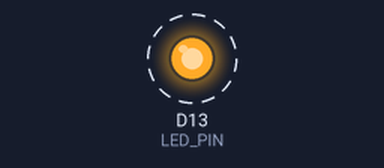
A program run on a simulated Adafruit Feather M0. Parts: output pins drawn as LEDs (lit = HIGH). Dashed ring = blinking. What the program prints to the serial monitor is not drawn.

Above: at 0.2 s.
Timing chart, 0 to 3.0 s (numbered marks = the images above):
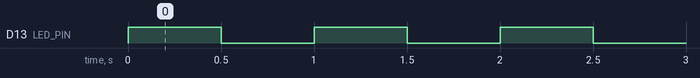

Measured:
- by itself, D13 (LED_PIN): alternates HIGH for 0.50 s and LOW for 0.50 s

The program:

main.cpp
```cpp
// ████████╗███████╗███████╗████████╗    ██████╗ ██████╗  ██████╗      ██╗███████╗ ██████╗████████╗
// ╚══██╔══╝██╔════╝██╔════╝╚══██╔══╝    ██╔══██╗██╔══██╗██╔═══██╗     ██║██╔════╝██╔════╝╚══██╔══╝
//    ██║   █████╗  ███████╗   ██║       ██████╔╝██████╔╝██║   ██║     ██║█████╗  ██║        ██║
//    ██║   ██╔══╝  ╚════██║   ██║       ██╔═══╝ ██╔══██╗██║   ██║██   ██║██╔══╝  ██║        ██║
//    ██║   ███████╗███████║   ██║       ██║     ██║  ██║╚██████╔╝╚█████╔╝███████╗╚██████╗   ██║
//    ╚═╝   ╚══════╝╚══════╝   ╚═╝       ╚═╝     ╚═╝  ╚═╝ ╚═════╝  ╚════╝ ╚══════╝ ╚═════╝   ╚═╝

#include <Arduino.h>

//  ██████╗ ██████╗ ███╗   ██╗███████╗████████╗ █████╗ ███╗   ██╗████████╗███████╗
// ██╔════╝██╔═══██╗████╗  ██║██╔════╝╚══██╔══╝██╔══██╗████╗  ██║╚══██╔══╝██╔════╝
// ██║     ██║   ██║██╔██╗ ██║███████╗   ██║   ███████║██╔██╗ ██║   ██║   ███████╗
// ██║     ██║   ██║██║╚██╗██║╚════██║   ██║   ██╔══██║██║╚██╗██║   ██║   ╚════██║
// ╚██████╗╚██████╔╝██║ ╚████║███████║   ██║   ██║  ██║██║ ╚████║   ██║   ███████║
//  ╚═════╝ ╚═════╝ ╚═╝  ╚═══╝╚══════╝   ╚═╝   ╚═╝  ╚═╝╚═╝  ╚═══╝   ╚═╝   ╚══════╝

#define LED_PIN 13
#define WAIT_DELAY_MS 500

// ██████╗ ██████╗  ██████╗ ████████╗ ██████╗ ████████╗██╗   ██╗██████╗ ███████╗███████╗
// ██╔══██╗██╔══██╗██╔═══██╗╚══██╔══╝██╔═══██╗╚══██╔══╝╚██╗ ██╔╝██╔══██╗██╔════╝██╔════╝
// ██████╔╝██████╔╝██║   ██║   ██║   ██║   ██║   ██║    ╚████╔╝ ██████╔╝█████╗  ███████╗
// ██╔═══╝ ██╔══██╗██║   ██║   ██║   ██║   ██║   ██║     ╚██╔╝  ██╔═══╝ ██╔══╝  ╚════██║
// ██║     ██║  ██║╚██████╔╝   ██║   ╚██████╔╝   ██║      ██║   ██║     ███████╗███████║
// ╚═╝     ╚═╝  ╚═╝ ╚═════╝    ╚═╝    ╚═════╝    ╚═╝      ╚═╝   ╚═╝     ╚══════╝╚══════╝

void ledSetup();
void ledOn();
void ledOff();
void waitABit();

// ██╗   ██╗ █████╗ ██████╗ ██╗ █████╗ ██████╗ ██╗     ███████╗███████╗
// ██║   ██║██╔══██╗██╔══██╗██║██╔══██╗██╔══██╗██║     ██╔════╝██╔════╝
// ██║   ██║███████║██████╔╝██║███████║██████╔╝██║     █████╗  ███████╗
// ╚██╗ ██╔╝██╔══██║██╔══██╗██║██╔══██║██╔══██╗██║     ██╔══╝  ╚════██║
//  ╚████╔╝ ██║  ██║██║  ██║██║██║  ██║██████╔╝███████╗███████╗███████║
//   ╚═══╝  ╚═╝  ╚═╝╚═╝  ╚═╝╚═╝╚═╝  ╚═╝╚═════╝ ╚══════╝╚══════╝╚══════╝

uint8_t counter = 0;

// ███████╗███████╗████████╗██╗   ██╗██████╗
// ██╔════╝██╔════╝╚══██╔══╝██║   ██║██╔══██╗
// ███████╗█████╗     ██║   ██║   ██║██████╔╝
// ╚════██║██╔══╝     ██║   ██║   ██║██╔═══╝
// ███████║███████╗   ██║   ╚██████╔╝██║
// ╚══════╝╚══════╝   ╚═╝    ╚═════╝ ╚═╝

void setup()
{
  ledSetup();
  Serial.begin(9600);
}

// ██╗      ██████╗  ██████╗ ██████╗
// ██║     ██╔═══██╗██╔═══██╗██╔══██╗
// ██║     ██║   ██║██║   ██║██████╔╝
// ██║     ██║   ██║██║   ██║██╔═══╝
// ███████╗╚██████╔╝╚██████╔╝██║
// ╚══════╝ ╚═════╝  ╚═════╝ ╚═╝

void loop()
{
  Serial.println("On");
  ledOn();
  waitABit();
  Serial.println("Off");
  ledOff();
  Serial.println(counter);
  counter++;
  waitABit();
}

// ███████╗██╗   ██╗███╗   ██╗ ██████╗████████╗██╗ ██████╗ ███╗   ██╗███████╗
// ██╔════╝██║   ██║████╗  ██║██╔════╝╚══██╔══╝██║██╔═══██╗████╗  ██║██╔════╝
// █████╗  ██║   ██║██╔██╗ ██║██║        ██║   ██║██║   ██║██╔██╗ ██║███████╗
// ██╔══╝  ██║   ██║██║╚██╗██║██║        ██║   ██║██║   ██║██║╚██╗██║╚════██║
// ██║     ╚██████╔╝██║ ╚████║╚██████╗   ██║   ██║╚██████╔╝██║ ╚████║███████║
// ╚═╝      ╚═════╝ ╚═╝  ╚═══╝ ╚═════╝   ╚═╝   ╚═╝ ╚═════╝ ╚═╝  ╚═══╝╚══════╝

void ledSetup()
{
  pinMode(LED_PIN, OUTPUT);
}

void ledOn()
{
  digitalWrite(LED_PIN, HIGH);
}

void ledOff()
{
  digitalWrite(LED_PIN, LOW);
}

void waitABit()
{
  delay(WAIT_DELAY_MS);
}
```
